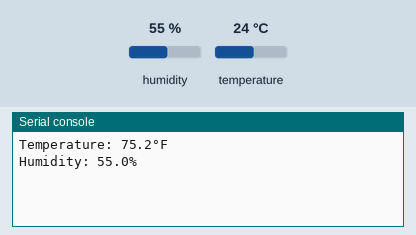
Simulated run of this program. Board: Raspberry Pi Pico running MicroPython. Parts: the last lines printed to the serial console. The test bench sets the inputs (shaded band); at power-on: humidity 55 %, temperature 24 °C.

Above: at 6.2 s.
6.3 s: humidity set to 22 %
At 9.6 s:
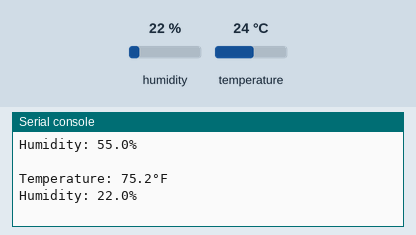
11.1 s: temperature set to 12 °C
At 14.2 s:
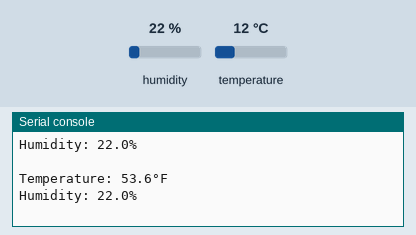
15.9 s: humidity set to 40 %
At 17.6 s:
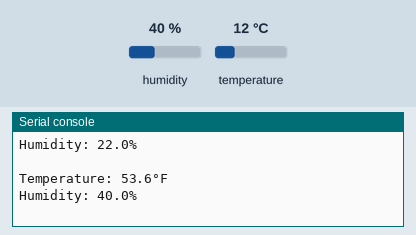
Timing chart, 0 to 19.1 s (numbered marks = the images above; inputs shaded):
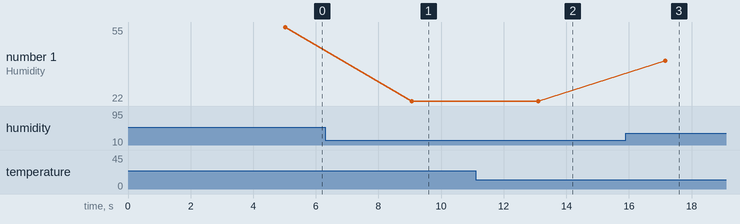

The program:

dht11.py
```python
from machine import Pin, PWM, ADC, I2C
import utime as time

# from dht import DHT11, InvalidPulseCount
from dht_updated import DHT11, InvalidPulseCount

from _pins import (
    PIN_GP16__21_20b__SPI0_RX__I2C0_SDA__UART1_TX as PIN_GP16,
    # PIN_GP17__22_19b__SPI0_CSn__I2C0_SCL__UART1_RX as PIN_GP17,
)

from _temperature import (
    convert_celsius_to_fahrenheit,
)

# from _constants import PICO_MIN_PWM_ACTUAL, PICO_MAX_PWM

# from _convert_output_voltage_to_pwm import convert_output_voltage_to_pwm
# from _convert_percentage_to_voltage import convert_percentage_to_voltage
# from _convert_output_pwm_to_voltage import convert_output_pwm_to_voltage
# from _convert_minMax_actual_to_desired import convert_minMax_actual_to_desired

#################
# NOTES
#################
# DHT11 (Temperature and Humidity Sensor)
# - fritzing (https://github.com/adafruit/Fritzing-Library/tree/master/parts) (https://forum.fritzing.org/t/humidity-and-temperature-sensor-dht11/6307/7)
# - kepler kit (https://docs.sunfounder.com/projects/kepler-kit/en/latest/pyproject/py_dht11.html)
# -


#################
# HELPERS
#################


#################
# SETUP
#################
pin_data = Pin(PIN_GP16, Pin.IN, Pin.PULL_UP)
sensor = DHT11(pin_data)

#################
# PROGRAM
#################

## CONFIG
time.sleep(5)  # initial delay


try:
    while True:
        try:
            #################
            # (0) CONFIG
            #################

            #################
            # (1) GET INPUT
            #################
            sensor.measure()
            tempF = convert_celsius_to_fahrenheit(sensor.temperature)
            humidity = sensor.humidity
            string = f"Temperature: {tempF}°F\nHumidity: {humidity}%\n"
            print(string)
            time.sleep(4)

            #################
            # (2) SET OUTPUT
            #################

            #################
            # (final) CONFIG
            #################

            time.sleep(0.02)
        except InvalidPulseCount as e:
            print("Bad pulse count - retrying ...")
except KeyboardInterrupt:
    print("Bye!")
```

_pins.py
```python
#  PWM pins (https://www.youtube.com/watch?v=GXA1Y6lA14A&list=PLGs0VKk2DiYz8js1SJog21cDhkBqyAhC5&index=11&ab_channel=PaulMcWhorter)

# Options
# Pin() # (General Purpose Input/Output) # Digital Input/Output (e.g. button, LED, etc.)
# ADC() # (Analog Input) # Analog to Digital Converter (e.g. potentiometer, temperature sensor, etc.)
# PWM() # (Analog Output) # Pulse Width Modulation (e.g. LED brightness, motor speed, etc.)
# I2C() # (Digital Communication) # Inter-Integrated Circuit (e.g. sensor, display, etc.)
# SPI() # (Digital Communication) # Serial Peripheral Interface (e.g. sensor, display, etc.)
# Timer() # (Digital Communication) # Software timer (e.g. blinking LED, etc.)


# Full source of truth for given GP pin
PIN_GP0__1__SPI0_RX__I2C0_SDA__UART1_TX = 0
PIN_GP1__2__SPI0_CSn__I2C0_SCL__UART1_RX = 1
PIN_GP2__4__SPI0_SCK__I2C1_SDA = 2
PIN_GP3__5__SPI0_TX__I2C1_SCL = 3
PIN_GP4__6__SPI0_RX__I2C0_SDA__UART1_TX = 4
PIN_GP5__7__SPI0_CSn__I2C0_SCL__UART1_RX = 5
PIN_GP6__9__SPI0_SCK__I2C1_SDA = 6
PIN_GP7__10__SPI0_TX__I2C1_SCL = 7
PIN_GP8__11__SPI1_RX__I2C0_SDA__UART1_TX = 8
PIN_GP9__12__SPI1_CSn__I2C0_SCL__UART1_RX = 9
PIN_GP10__14__SPI1_SCK__I2C1_SDA = 10
PIN_GP11__15__SPI1_TX__I2C1_SCL = 11
PIN_GP12__16__SPI1_RX__I2C0_SDA__UART1_TX = 12
PIN_GP13__17__SPI1_CSn__I2C0_SCL__UART1_RX = 13
PIN_GP14__19__SPI1_SCK__I2C1_SDA = 14
PIN_GP15__20__SPI1_TX__I2C1_SCL = 15

PIN_GP16__21_20b__SPI0_RX__I2C0_SDA__UART1_TX = 16
PIN_GP17__22_19b__SPI0_CSn__I2C0_SCL__UART1_RX = 17
PIN_GP18__24_17b__SPI0_SCK__I2C1_SDA = 18
PIN_GP19__25_16b__SPI0_TX__I2C1_SCL = 19
PIN_GP20__26_15b__I2C0_SDA = 19
PIN_GP21__27_14b__I2C0_SCL = 20
PIN_GP22__29_12b = 21
PIN_GP26__31_10b__ADC0__I2C1_SDA = 26
PIN_GP27__32_9b__ADC1__I2C1_SCL = 27
PIN_GP28__34_7b__ADC2 = 28

#####
# Context-specific constants
#####
## GPIO (General Purpose Input/Output)
PIN_GP0__1 = 0
PIN_GP1__2 = 1
PIN_GP2__4 = 2
PIN_GP3__5 = 3
PIN_GP4__6 = 4
PIN_GP5__7 = 5
PIN_GP6__9 = 6
PIN_GP7__10 = 7
PIN_GP8__11 = 8
PIN_GP9__12 = 9
PIN_GP10__14 = 10
PIN_GP11__15 = 11
PIN_GP12__16 = 12
PIN_GP13__17 = 13
PIN_GP14__19 = 14
PIN_GP15__20 = 15
PIN_GP16__21_20b = 16
PIN_GP17__22_19b = 17
PIN_GP18__24_17b = 18
PIN_GP19__25_16b = 19
PIN_GP20__26_15b = 20
PIN_GP21__27_14b = 21
PIN_GP22__29_12b = 22
PIN_GP26__31_10b = 26
PIN_GP27__32_9b = 27
PIN_GP28__34_7b = 28

## ADC (Analog to Digital Converter)
# PIN_ADC0__31_10b = 26
# PIN_ADC1__32_9b = 27
# PIN_ADC2__34_7b = 28

## SPI (Serial Peripheral Interface)
# PIN_SPI0_RX__21_20b = 0
# PIN_SPI0_CSn__22_19b = 1
# PIN_SPI0_SCK__24_17b = 2
# PIN_SPI0_TX__25_16b = 3
# PIN_SPI0_RX__26_15b = 4
# PIN_SPI0_CSn__27_14b = 5
# PIN_SPI0_SCK__29_12b = 6
# PIN_SPI0_TX__31_10b = 7
# PIN_SPI1_RX__21_20b = 8
# PIN_SPI1_CSn__22_19b = 9
# PIN_SPI1_SCK__24_17b = 10
# PIN_SPI1_TX__25_16b = 11
# PIN_SPI1_RX__26_15b = 12
# PIN_SPI1_CSn__27_14b = 13
# PIN_SPI1_SCK__29_12b = 14
# PIN_SPI1_TX__31_10b = 15

## I2C (Inter-Integrated Circuit)
# PIN_I2C0_SDA__26_15b = 19
# PIN_I2C0_SCL__27_14b = 20
# PIN_I2C1_SDA__24_17b = 21
# PIN_I2C1_SCL__25_16b = 22
# PIN_I2C1_SDA__31_10b = 26
# PIN_I2C1_SCL__32_9b = 27

## UART (Universal Asynchronous Receiver-Transmitter)
# PIN_UART1_TX__21_20b = 0
# PIN_UART1_RX__22_19b = 1
# PIN_UART1_TX__26_15b = 2
# PIN_UART1_RX__27_14b = 3

## OTHER
PIN_LED = "LED"  # LED (internal component)
PIN_VBUS__40_1b = False  # USB power
PIN_VSYS__39_2b = False  # System power
PIN_3V3_EN__37_4b = False  # 3.3V power (enable)
PIN_3V3_OUT__36_5b = False  # 3.3V power (output)
PIN_RUN__30_11b = False  # Reset (?)
PIN_GND__3 = False  # Ground
PIN_GND__8 = False
PIN_GND__13 = False
PIN_GND__18 = False
PIN_GND__23_18b = False
PIN_GND__28_13b = False
PIN_GND__33_8b = False
PIN_GND__38_3b = False
```

_temperature.py
```python
def convert_celsius_to_fahrenheit(celsius):
    return celsius * 9 / 5 + 32


def convert_fahrenheit_to_celsius(fahrenheit):
    return (fahrenheit - 32) * 5 / 9


def convert_kelvin_to_celsius(kelvin):
    return kelvin - 273.15


def convert_celsius_to_kelvin(celsius):
    return celsius + 273.15


def convert_kelvin_to_fahrenheit(kelvin):
    return convert_celsius_to_fahrenheit(convert_kelvin_to_celsius(kelvin))


def convert_fahrenheit_to_kelvin(fahrenheit):
    return convert_celsius_to_kelvin(convert_fahrenheit_to_celsius(fahrenheit))
```

Measured:
- after the input at 6.3 s, the serial console: prints a new line after 2.8 s (image 1)
- after the input at 11.1 s, the serial console: prints a new line after 2.0 s (image 2)
- after the input at 15.9 s, the serial console: prints a new line after 1.3 s (image 3)
- plotted number 1: 55 → 22 after the input at 6.3 s, 22 → 40 after the input at 15.9 s
